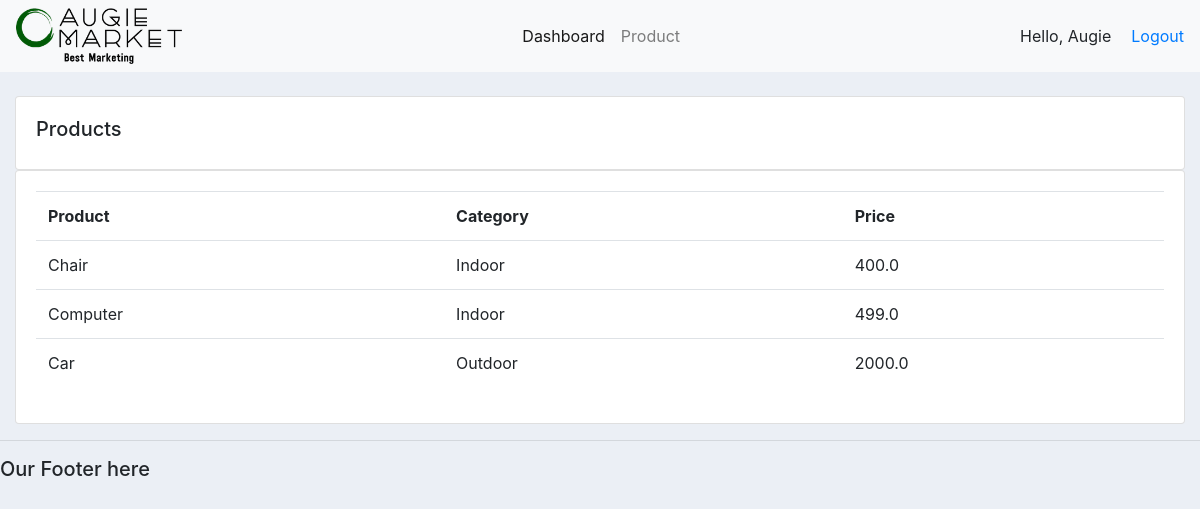
Page /products/ (signed in) on the earlier database version.
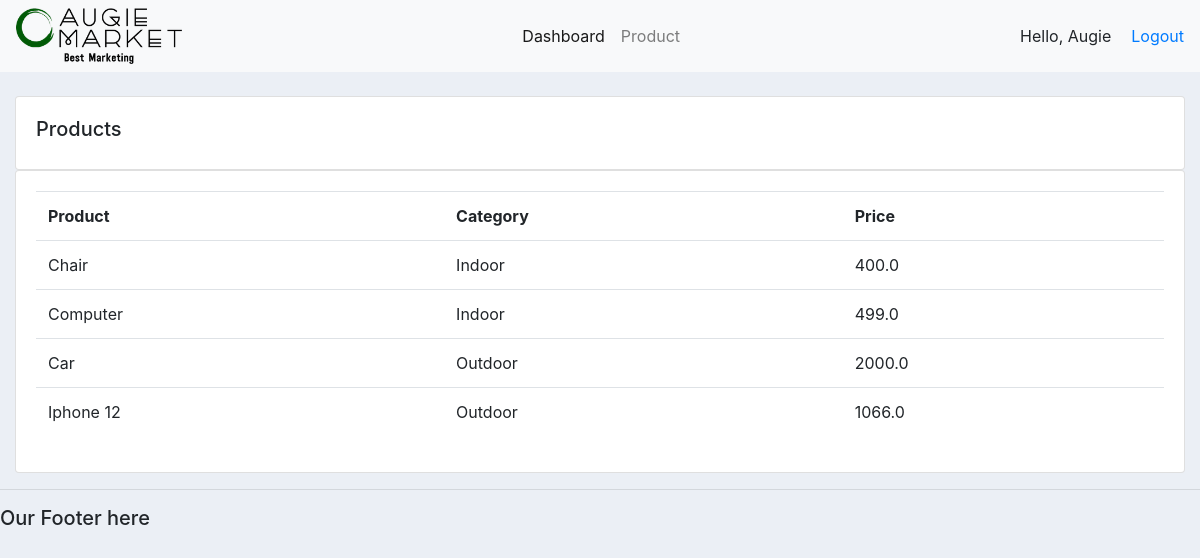
Same page on the later database version.
### accounts/models.py (models this page shows, shortened)
class Product(models.Model):
    CATEGORY = (('Indoor', 'Indoor'), ('Outdoor', 'Outdoor'))
    product_name = models.CharField(max_length=200, null=True)
    price = models.FloatField(null=True)
    category = models.CharField(max_length=200, null=True, choices=CATEGORY)
    description = models.CharField(max_length=200, null=True, blank=True)
    date_created = models.DateTimeField(auto_now=True, null=True)
    tags = models.ManyToManyField(Tag)

### accounts/decorators.py (the view)
        def wrapper_func(request, *args, **kwargs):
            group = None
            if request.user.groups.exists():
                group = request.user.groups.all()[0].name
            if group in allowed_roles:
                return view_func(request, *args, **kwargs)
            else:
                return HttpResponse('You are not authorized to view this page')

### accounts/views.py (called while the page is built)
@login_required(login_url='login')
@allowed_users(allowed_roles=['admin'])
def products(request):
    products = Product.objects.all()
    return render(request, 'accounts/products.html', {'products': products})

### accounts/templates/accounts/products.html
{% extends 'accounts/main.html' %}
{% block content %}
    <div class="container-fluid">
        <br>
        <div class="row">
            <div class="col-md">
                <div class="card card-body">
                    <h5>Products</h5>
                </div>
                <div class="card card-body">
                    <table class="table">
                        <tr>
                            <th>Product</th>
                            <th>Category</th>
                            <th>Price</th>
                        </tr>
                        {% for i in products %}
                            <tr>
                                <td>{{ i.product_name }}</td>
                                <td>{{ i.category }}</td>
                                <td>{{ i.price }}</td>
                            </tr>
                        {% endfor%}
                    </table>
                </div>
            </div>
        </div>
    </div>
{% endblock  %}

Differences in the rows shown:
added Product: product_name "Iphone 12", category "Outdoor", price "1066.0"
